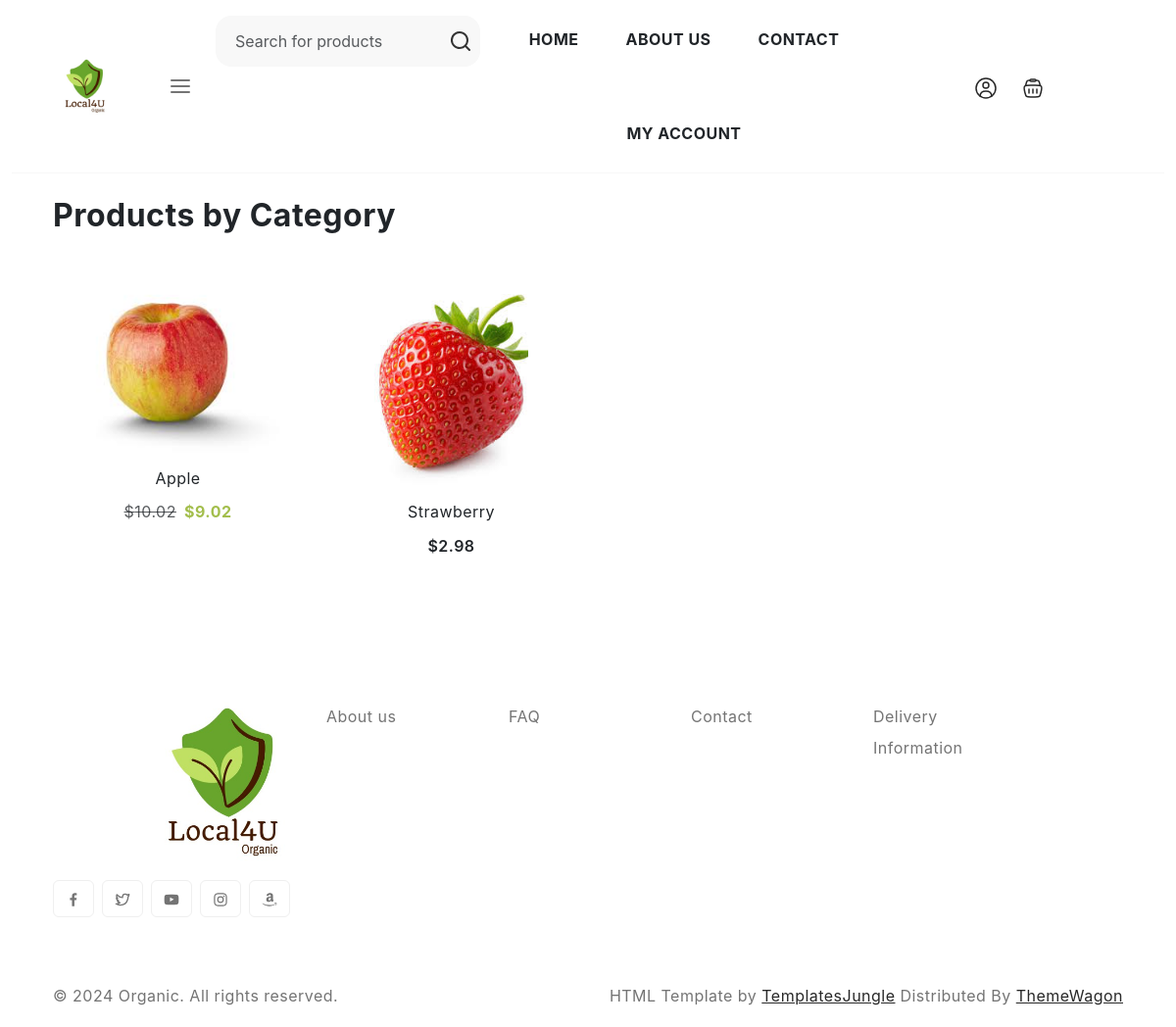
Page /product/category/1/ on the committed database.
### product/models.py (models this page shows, shortened)
class Product(models.Model):
    name = models.CharField(max_length=200)  # Name of the product
    description = models.TextField()  # Detailed description of the product
    category = models.ForeignKey(Category, on_delete=models.CASCADE)  # Category to which the product belongs
    price = models.DecimalField(max_digits=10, decimal_places=2)  # Original price of the product
    discounted_price = models.DecimalField(max_digits=10, decimal_places=2, null=True, blank=True)  # Discounted price if applicable
    stock = models.PositiveIntegerField()  # Available stock quantity
    farmer = models.ForeignKey(Farmer, on_delete=models.CASCADE)  # Farmer who owns the product
    created_at = models.DateTimeField(auto_now_add=True)  # Timestamp when the product was added
    updated_at = models.DateTimeField(auto_now=True)  # Timestamp when the product was last updated
    image = models.ImageField(upload_to='product_images/', null=True, blank=True)  # Optional product image

### product/views.py (the view)
# urls.py: path('category/<int:category_id>/', views.products_by_category, name='products_by_category'),
def products_by_category(request, category_id):
    category = get_object_or_404(Category, id=category_id)  # Get the category by ID or return 404
    products = Product.objects.filter(category=category)  # Get products of this category
    return render(request, 'products_by_category.html', {'products': products, 'category': category})

### order/context_processors.py (called while the page is built)
def cart_data(request):
    return {"cart": request.session.get("cart", {})}

### order/templatetags/cart_filters.py (called while the page is built)
@register.filter
def sum_cart_total(cart_items):
    total = 0
    for item in cart_items:
        total += float(item['price']) * item['quantity']
    return total

### product/context_processors.py (called while the page is built)
def category_menu(request):
    categories = Category.objects.all()
    return {'categories': categories}

### templates/products_by_category.html (shortened to what this page needs)
{% extends 'base.html' %}
{% load cart_filters %}
{% block body_block %}
    <section class="pb-5">
      <div class="container-lg">
        <div class="row">
            <div class="col-md-12">
                <div class="section-header d-flex flex-wrap justify-content-between my-4">
                    <h2 class="section-title">Products by Category</h2>
                </div>
            </div>
        </div>
        <div class="row">
            <div class="col-md-12">
                <div class="product-grid row row-cols-1 row-cols-sm-2 row-cols-md-3 row-cols-lg-3 row-cols-xl-4 row-cols-xxl-5">
                    {% for product in products %}
                    <div class="col">
                        <div class="product-item">
                            <figure>
                                <a href="{% url 'product_detail' product.id %}" title="{{ product.title }}">
                                    <img src="{{ product.image.url }}" alt="{{ product.name }}" class="tab-image img-fluid">
                                </a>
                            </figure>
                            <div class="d-flex flex-column text-center">
                                <h3 class="fs-6 fw-normal">{{ product.name }}</h3>
                                <div class="d-flex justify-content-center align-items-center gap-2">
                                    {% if product.discounted_price %}
                                        <span class="text-muted text-decoration-line-through">${{ product.price }}</span>
                                        <span class="text-success fw-bold">${{ product.discounted_price }}</span>
                                    {% else %}
                                        <span class="text-dark fw-semibold">${{ product.price }}</span>
                                    {% endif %}
                                </div>
                            </div>
                        </div>
                    </div>
                    {% endfor %}
                </div>
            </div>
        </div>
    </div>
    </section>
{% endblock %}

### static/style.css (style rules this page uses)
body { --heading-font : "Inter", sans-serif; --bs-link-color: #333; --bs-link-hover-color:#333; --bs-link-color-rgb: 40,40,40; --bs-link-hover-color-rgb: 0,0,0; --bs-light-rgb: 248, 248, 248; --bs-font-sans-serif: "Inter", sans-serif; --bs-body-font-family: var(--bs-font-sans-serif); --bs-body-font-size: 1rem; --bs-body-font-weight: 400; --bs-body-line-height: 2; --bs-body-color: #747474; --bs-primary: #6BB252; --bs-primary-rgb: 107, 178, 82; --bs-secondary: #364127; --bs-secondary-rgb: 54, 65, 39; --bs-danger: #F95F09; --bs-danger-rgb: 249, 95, 9; --bs-success: #a3be4c; --bs-success-rgb: 163, 190, 76; --bs-primary-bg-subtle: #FFF9EB; --bs-success-bg-subtle: #eef5e5; --bs-border-color: #F7F7F7; }
body { letter-spacing: 0.03em; }
h1,h2,h3,h4,h5,h6 { font-family: var(--heading-font); color: var(--bs-dark); font-weight: 700; }
.container, .container-fluid, .container-lg, .container-md, .container-sm, .container-xl, .container-xxl { --bs-gutter-x: 3rem; }
.product-item { position: relative; padding: 16px; background: #FFFFFF; border-radius: 16px; margin-bottom: 30px; box-shadow: 0px 0px 22px rgba(0, 0, 0, 0); }
.product-item figure { text-align: center; }
.product-item figure img { max-height: 210px; height: auto; }

### rows in the picture
Product: image (picture), name "Apple", price "10.02", discounted_price "9.02"
Product: image (picture), name "Strawberry", price "2.98"
